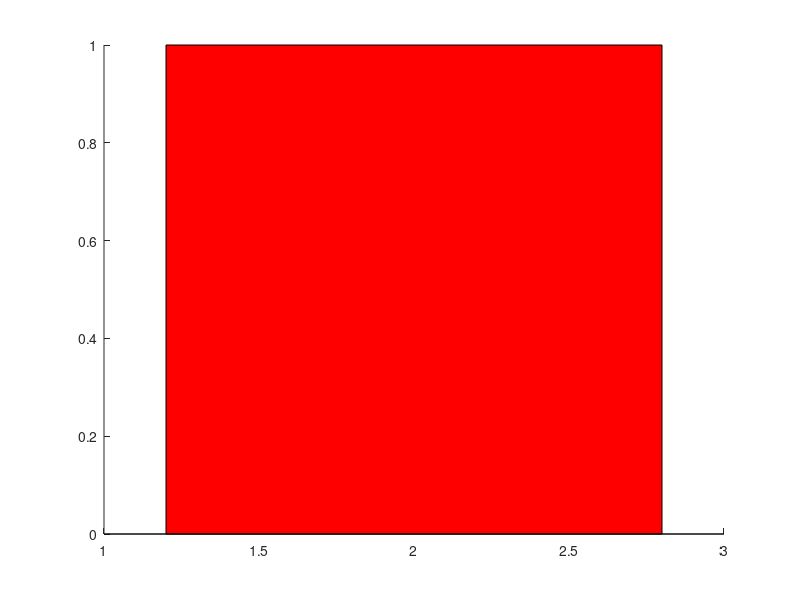

Reproduce this figure in MATLAB. (Note: this script raises an error after producing the figure.)
for i = 1 : 9 ; 
    clf ; 
    hold on ; 
    bar(2+(i-1)*0.5,1,'r') ;   
    b0 = bar(wave0(i,:),'b','EdgeColor','b') ;  
    b2 = bar(wave2(i,:),'k','EdgeColor','k') ;  
    b0 = bar(wave0(i,:),'w','EdgeColor','b') ;      
    alpha(get(b0,'children'),0);
    set(b0,'LineWidth',2) ;
    set(gca,'XTick',(0.5:0.5:9.5)) ; 
    set(gca,'XGrid','on') ;
    axis([0 9 0 1]); 
    xl = xlabel('i') ; 
    yl = ylabel('\psi_i^N') ; 
    ti = title(['Step N: ' num2str(i-1)]) ; 
    le = legend('Exact solution','Numerical solution, no antidiffusion', 'Numerical solution, 2 antidiffusive iterations') ;  
    set(gca,'XTickLabel',{'','1','','2','','3','','4','','5','','6','','7','','8','','9','','10'}) ;
    set([xl yl ti le gca],'FontSize',18) ; 
    drawnow ;  
    pause ;
end;

clf ; 
subplot(1,2,1) ; 

hold on ; 
p0 = plot(wave0(1,1:100),'r') ; 
set([p0 ],'LineWidth',2) 
xl = xlabel('i') ;
yl = ylabel('\psi_i^{0}') ; 
ti = title('System at start') ; 
set([gca xl yl ti],'FontSize',16) ;

subplot(1,2,2) ;  

hold on ; 
p0 = plot(wave0(140,1:100)) ; 
p1 = plot(wave2(140,1:100),'k') ;
set([p0 p1],'LineWidth',2) 
xl = xlabel('i') ;
yl = ylabel('\psi_i^{140}') ; 
le = legend('No antidiffusion','2 antidiffusive iterations') ;
ti = title('System after 140 iterations') ; 
set([gca xl yl le ti],'FontSize',16) ;









%for i = 1 : 49 ; clf ;subplot(1,2,1)  ; hold on ; bar(10+(i-1)*0.4,1,'r') ; bar(wave2(i,:),'w','EdgeColor','k') ; bar(wave0(i,:),'w','EdgeColor','b') ; subplot(1,2,2) ; bar(antidif(i*2,:),'w','EdgeColor','r') ; drawnow ; pause; end

